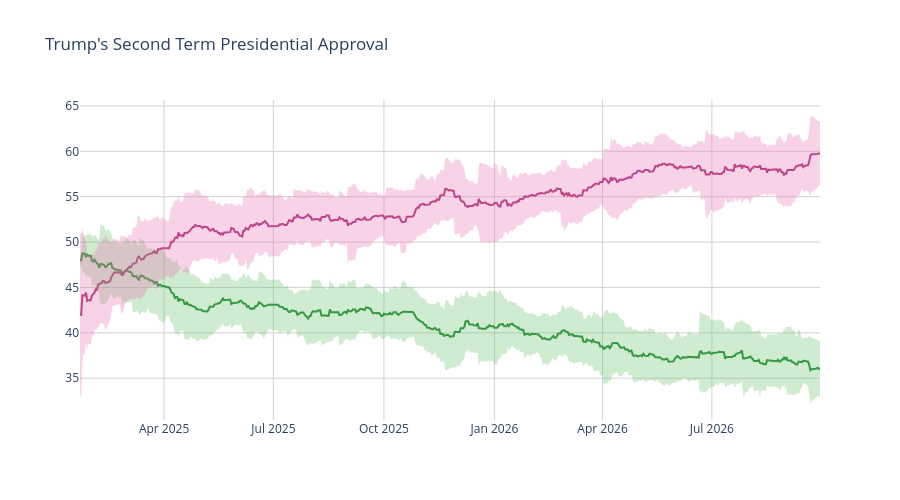

Write notebook code for a chart like this one.
### Code cell
disappr_ci_hex = "#e86eaf"
appr_ci_hex = "#60be65"
disappr_ci_rgba = "rgba(232, 110, 175, 0.3)"
appr_ci_rgba = "rgba(96, 190, 101, 0.3)"
grid_col = "#d4d2d2"


# Approve
fig = go.Figure(go.Scatter(
    x=pres['end_date'],
    y=pres['approve'],
    hovertemplate="%{y:.2f}%",
    name="<b>Approve</b>",
    line=dict(color="#228833"),
    showlegend=False
))

# Disapprove
fig.add_trace(go.Scatter(
    x=pres['end_date'],
    y=pres['disapprove'],
    hovertemplate="%{y:.2f}%",
    name="<b>Disapprove</b>",
    line=dict(color="#aa3377"),
    showlegend=False
    )
)

# Approve CI
fig.add_traces([

    # Upper bound
    go.Scatter(
        x=pres['end_date'],
        y=pres['approve_upper_ci'],
        marker=dict(color=appr_ci_hex),
        line=dict(width=0),
        mode='lines',
        showlegend=False,
        hoverinfo="skip"
    ),

    # Lower bound
    go.Scatter(
        x=pres['end_date'],
        y=pres['approve_lower_ci'],
        marker=dict(color=appr_ci_hex),
        line=dict(width=0),
        mode='lines',
        fillcolor=appr_ci_rgba,
        fill="tonexty",
        showlegend=False,
        hoverinfo="skip"
    )
])

# Disapprove CI
fig.add_traces([

    # Upper bound
    go.Scatter(
        x=pres['end_date'],
        y=pres['disapprove_upper_ci'],
        marker=dict(color=disappr_ci_hex),
        line=dict(width=0),
        mode='lines',
        showlegend=False,
        hoverinfo="skip"
    ),

    # Lower bound
    go.Scatter(
        x=pres['end_date'],
        y=pres['disapprove_lower_ci'],
        marker=dict(color=disappr_ci_hex),
        line=dict(width=0),
        mode='lines',
        fillcolor=disappr_ci_rgba,
        fill="tonexty",
        showlegend=False,
        hoverinfo="skip"
    )
])

fig.update_layout(
    title=dict(text="Trump's Second Term Presidential Approval"),
    hovermode="x"
)

fig.update_xaxes(gridcolor=grid_col)
fig.update_yaxes(gridcolor=grid_col)

fig.update_layout(hovermode="x", hoverlabel_align="right", plot_bgcolor="rgba(0, 0, 0, 0)", height=500)
fig.show()

### Figure 1 — Plotly figure (JSON) as saved in the notebook; plotly's stock layout.template omitted (floating-point values rounded to 4 significant figures; data arrays with more than 128 entries replaced by an {"elided": "..."} marker saying what was removed)
{"data": [{"hovertemplate": "%{y:.2f}%", "line": {"color": "#228833"}, "name": "<b>Approve</b>", "showlegend": false, "type": "scatter", "x": {"elided": "617 str values"}, "y": {"elided": "617 float values"}}, {"hovertemplate": "%{y:.2f}%", "line": {"color": "#aa3377"}, "name": "<b>Disapprove</b>", "showlegend": false, "type": "scatter", "x": {"elided": "617 str values"}, "y": {"elided": "617 float values"}}, {"hoverinfo": "skip", "line": {"width": 0}, "marker": {"color": "#60be65"}, "mode": "lines", "showlegend": false, "type": "scatter", "x": {"elided": "617 str values"}, "y": {"elided": "617 float values"}}, {"fill": "tonexty", "fillcolor": "rgba(96, 190, 101, 0.3)", "hoverinfo": "skip", "line": {"width": 0}, "marker": {"color": "#60be65"}, "mode": "lines", "showlegend": false, "type": "scatter", "x": {"elided": "617 str values"}, "y": {"elided": "617 float values"}}, {"hoverinfo": "skip", "line": {"width": 0}, "marker": {"color": "#e86eaf"}, "mode": "lines", "showlegend": false, "type": "scatter", "x": {"elided": "617 str values"}, "y": {"elided": "617 float values"}}, {"fill": "tonexty", "fillcolor": "rgba(232, 110, 175, 0.3)", "hoverinfo": "skip", "line": {"width": 0}, "marker": {"color": "#e86eaf"}, "mode": "lines", "showlegend": false, "type": "scatter", "x": {"elided": "617 str values"}, "y": {"elided": "617 float values"}}], "layout": {"height": 500, "hoverlabel": {"align": "right"}, "hovermode": "x", "plot_bgcolor": "rgba(0, 0, 0, 0)", "title": {"text": "Trump's Second Term Presidential Approval"}, "xaxis": {"gridcolor": "#d4d2d2"}, "yaxis": {"gridcolor": "#d4d2d2"}}}
